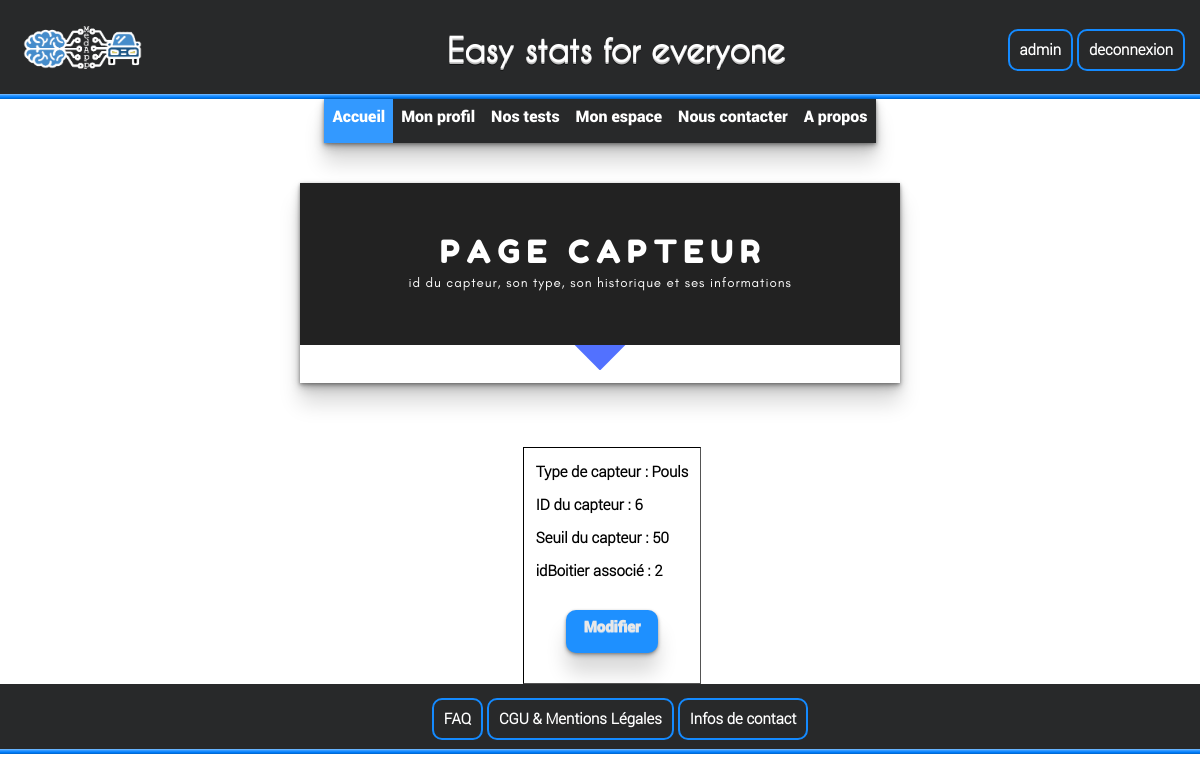
The app's page /page_capteur.php?modif_cap=6 (signed in) with its own data.
### tables this page shows
CREATE TABLE IF NOT EXISTS `capteur` (
  `idCapteur` int(11) NOT NULL AUTO_INCREMENT,
  `Type` varchar(100) NOT NULL,
  `Valeur` double NOT NULL,
  `seuil` double NOT NULL,
  `Date` date DEFAULT NULL,
  `idBoitier` int(11) NOT NULL,
  PRIMARY KEY (`idCapteur`),
  KEY `idBoitier` (`idBoitier`)
);

### page_capteur.php (called while the page is built, shortened)
<?php
include_once("includes/AccesBase.php");
	if(isset($_GET['modif_cap']) AND !empty($_GET['modif_cap'])){
		$this_cap = $db->prepare('SELECT * FROM capteur WHERE idCapteur = ?');
		$this_cap -> execute(array($_GET['modif_cap']));
	}
include_once('Vues/page_capteur.vue.php');
?>

### Vues/page_capteur.vue.php (the view, shortened to what this page needs)
<!DOCTYPE HTML>
<html>
  <head>
	     <link rel="stylesheet" type="text/css" href="design/page_capteur.css">
  </head>
  <body>
    <header><?php include_once('includes/header.php'); ?></header>
    <div id = "main">
      <div align="center">
          <img class="bannière" src="ressources/Page_capteur.png" alt="Alt text"/>
      </div>
      <div class="affichage_top">
            <?php $icap = $this_cap->fetch() ?>
        <div class="infos_cap">
          <p> Type de capteur : <?= $icap['Type'] ?> </p>
          <p> ID du capteur : <?= $icap['idCapteur'] ?> </p>
          <p> Seuil du capteur : <?= $icap['seuil'] ?> </p>
          <p> idBoitier associé : <?= $icap['idBoitier'] ?> </p>
          <center>
          <a class="modif_cap"onclick="modif()" href="monEspace.php">Modifier</a>
          </center>
        </div>
      </div>
    </div>
    <footer><?php include_once('includes/footer.php'); ?></footer>
  </body>
</html>

### design/page_capteur.css (style rules this page uses)
body { margin:0; }
.bannière { box-shadow: 0 1px 3px rgba(0, 0, 0, .3), 0 3px 5px rgba(0, 0, 0, .2), 0 5px 10px rgba(0, 0, 0, .2), 0 20px 20px rgba(0, 0, 0, .15); margin-bottom: 5%; }
.affichage_top { display:flex; flex-direction:row; justify-content: center; }
.infos_cap { border: 1px black inset; margin-left: 2%; padding-left:1%; padding-right:1%; font: bold 15px Roboto-Light; }
.modif_cap { font-family: Roboto-Black; display: block; text-align: center; color: #e9e8e8; text-decoration: none; margin:30px; background-color: #1E90FF; border-radius: 10px; padding: 8px 8px 17px 8px; text-shadow: 0 1px 0 rgba(255, 255, 255, .4); box-shadow: 0 1px 3px rgba(0, 0, 0, .3), 0 3px 5px rgba(0, 0, 0, .2), 0 20px 20px rgba(0, 0, 0, .15); transition: all .2s; }

### design/footer.css (style rules this page uses)
body { min-height: 100%; }
footer { height: 100%; bottom: 0; }

### records on screen
capteur: Type "Pouls", idCapteur "6", seuil "50", idBoitier "2"

### other values on screen
$_SESSION['login'] "admin"
